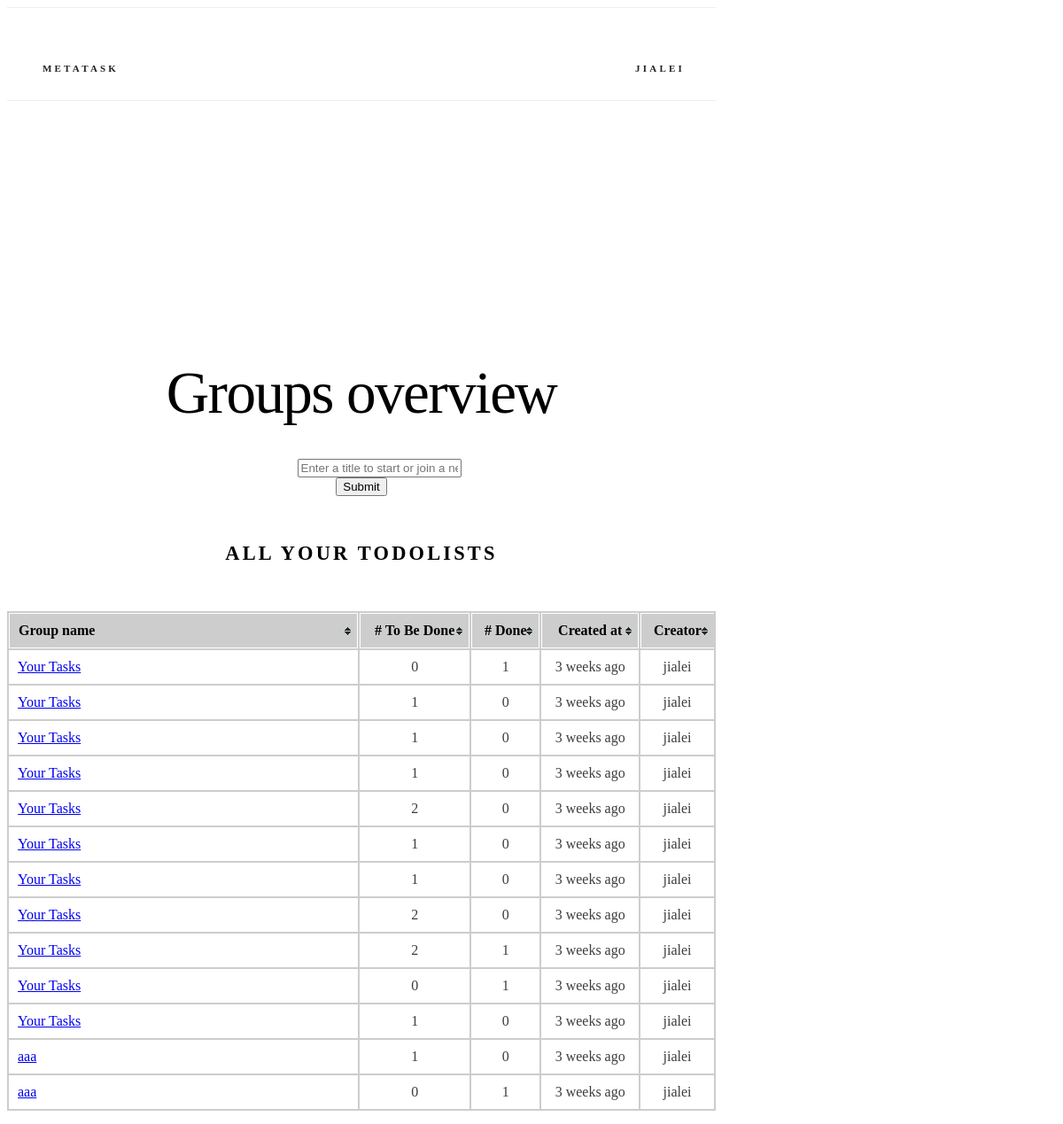
The app's page /todolists/ (signed in), older data.
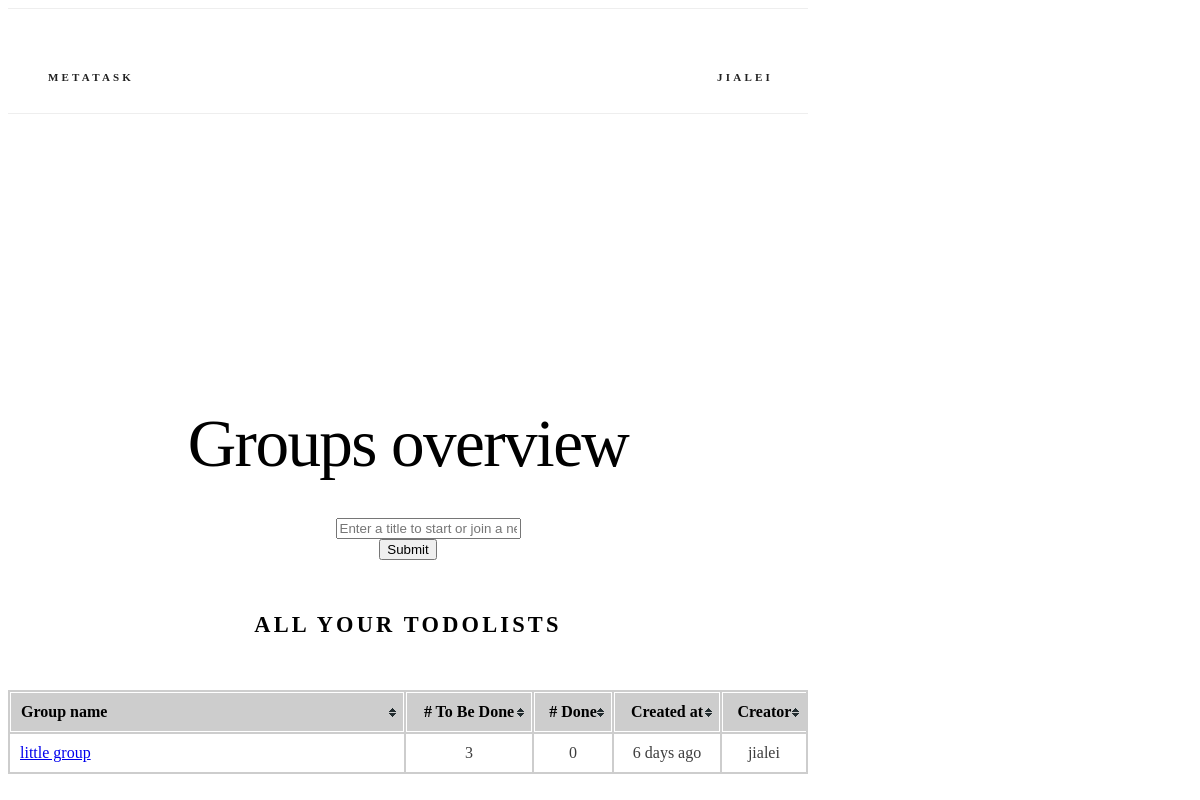
The same page, newer data.
### lists/models.py (models this page shows, shortened)
class TodoList(models.Model):
    title = models.CharField(max_length=128, default="Your Tasks")
    created_at = models.DateTimeField(auto_now=True)
    creator = models.ForeignKey(
        User, null=True, related_name="todolists", on_delete=models.CASCADE
    )
    class Meta:
        ordering = ("created_at",)
    def count_finished(self):
        return self.todos.filter(is_finished=True).count()
    def count_open(self):
        return self.todos.filter(is_finished=False).count()

### lists/views.py (the view)
# urls.py: path("todolists/", views.overview, name="overview"),
@login_required
def overview(request):
    if request.method == "POST":
        return redirect("lists:add_todolist")
    return render(request, "lists/overview.html", {"form": TodoListForm()})

### lists/forms.py
class TodoListForm(forms.Form):
    title = forms.CharField(
        **form_kwargs(
            widget=forms.TextInput(
                attrs=widget_attrs("Enter a title to start or join a new group")
            )
        )
    )

### lists/templatetags/lists_extras.py (called while the page is built)
@register.filter("humanize")
def humanize_time(dt, past_="ago", future_="from now", default="just now"):
    now = datetime.utcnow()
    dt = dt.replace(tzinfo=None)
    if now > dt:
        diff = now - dt
        dt_is_past = True
    else:
        diff = dt - now
        dt_is_past = False
    periods = (
        (diff.days // 365, "year", "years"),
        (diff.days // 30, "month", "months"),
        (diff.days // 7, "week", "weeks"),
        (diff.days, "day", "days"),
        (diff.seconds // 3600, "hour", "hours"),
        (diff.seconds // 60, "minute", "minutes"),
        (diff.seconds, "second", "seconds"),
    )
    for period, singular, plural in periods:
        if period:
            return "%d %s %s" % (
                period,
                singular if period == 1 else plural,
                past_ if dt_is_past else future_,
            )
    return default

@register.filter("in_seconds")
def in_seconds(dt):
    return int((dt.replace(tzinfo=None) - datetime(1970, 1, 1)).total_seconds())

### lists/templates/lists/overview.html (shortened to what this page needs)
{% extends "base.html" %}
{% load static %}
{% load lists_extras %}
{% block css %}
<link rel="stylesheet" href="{% static 'lists/css/table.css' %}"> {% endblock %}
{% block body %}
<section class="header">
  <h2 class="title">Groups overview</h2>
  <div class="row">
    <div class="six columns">
      <form action="{% url 'lists:add_todolist' %}" method=post>
        <dl>
          <dd>{{ form }}</dd>
          <dt><input type="submit" value="Submit">
        </dl>
      </form>
    </div>
  </div>
  <div class="row">
    <div class="u-full-width">
      <h6 class="docs-header todolist-overview">All your todolists</h6>
      <table id="todolist-overview-table" class="tablesorter">
        <thead>
          <tr>
            <th class='todolist-title'>Group name</th>
            <th># To Be Done</th>
            <th># Done</th>
            <th class="datetime">Created at</th>
            <th>Creator</th>
          </tr>
        </thead>
        <tbody>
          {% for todolist in user.todolists.all %}
          <tr>
            <td class='todolist-title'><a href="{% url 'lists:todolist' todolist_id=todolist.id %}">{{ todolist.title }}</a></td>
            <td>{{ todolist.count_open }}</td>
            <td>{{ todolist.count_finished }}</td>
            <td data-time-in-seconds="{{ todolist.created_at|in_seconds }}">{{ todolist.created_at|humanize }}</td>
            <td>{{ todolist.creator }}</td>
          </tr>
          {% endfor %}
        </tbody>
      </table>
    </div>
  </div>
</section>
{% endblock %}

### todolist/templates/base.html (shortened to what this page needs)
<!DOCTYPE html>
<html lang="en">
<head>
  {% load static %}
  <link rel="stylesheet" type='text/css'
    href="https://cdnjs.cloudflare.com/ajax/libs/normalize/3.0.2/normalize.min.css">
  <link rel="stylesheet" type='text/css' href="https://cdnjs.cloudflare.com/ajax/libs/skeleton/2.0.4/skeleton.min.css">
  <link rel="stylesheet" type='text/css' href="{% static 'css/custom.css' %}">
  {% block css %}{% endblock %}
</head>
<body>
  <div class="container">
    <nav class="navbar">
      <div class="container">
        <ul class="navbar-list">
          <li class="navbar-item"><a class="navbar-link" href="{% url 'lists:index' %}">Metatask</a></li>
          {% if not user.is_authenticated %}
          <li class="navbar-item">
            <a class="navbar-link" href="{% url 'auth:login' %}">Login</a>
          </li>
          {% else %}
          <li class="navbar-item">
            <a class="navbar-link" href="#" data-popover="#moreNavPopover">{{ user.username }}</a>
          </li>
          {% endif %}
        </ul>
      </div>
    </nav>
    {% block body %}{% endblock %}
  </div>
</body>
</html>

### todolist/static/css/custom.css (style rules this page uses)
.title { margin-top: 0; margin-bottom: 2rem; font-weight: 300; font-size: 3.6rem; line-height: 1.25; letter-spacing: -.1rem; word-wrap: break-word; }
th.todolist-title, tr td.todolist-title { width: 50%; word-break: break-word; }
.container { max-width: 800px; }
.header { margin-top: 6rem; text-align: center; }
.docs-header { text-transform: uppercase; font-size: 1.4rem; letter-spacing: .2rem; font-weight: 600; }
.navbar { display: none; }
@media (min-width: 550px) { .title { font-size: 4.2rem; } }
@media (min-width: 550px) { .header { margin-top: 18rem; } }
@media (min-width: 750px) { .navbar, .navbar-spacer { display: block; width: 100%; height: 6.5rem; background: #fff; z-index: 99; border-top: 1px solid #eee; border-bottom: 1px solid #eee; } }
@media (min-width: 750px) { .navbar > .container { width: 100%; } }
@media (min-width: 750px) { .navbar-list { list-style: none; margin-bottom: 0; } }
@media (min-width: 750px) { .navbar-item { position: relative; float: left; margin-bottom: 0; } }
@media (min-width: 750px) { .navbar-item:last-child { float: right; } }
@media (min-width: 750px) { .navbar-link { text-transform: uppercase; font-size: 11px; font-weight: 600; letter-spacing: .2rem; margin-right: 35px; text-decoration: none; line-height: 6.5rem; color: #222; } }

### lists/static/lists/css/table.css (style rules this page uses)
table.tablesorter { background-color: #CDCDCD; margin: 10px 0pt 15px; width: 100%; text-align: left; }
table.tablesorter thead tr th, table.tablesorter tbody tr td, table.tablesorter tfoot tr th { padding: 10px; text-align: center; }
table.tablesorter th:first-child, table.tablesorter tbody tr td:first-child { text-align: left; }
table.tablesorter thead tr th, table.tablesorter tfoot tr th { border: 1px solid #FFF; }
table.tablesorter th:last-child { border-right: 0px solid #FFF; }
table.tablesorter thead tr .header { background-image: url(../images/bg.gif); background-repeat: no-repeat; background-position: center right; cursor: pointer; }
table.tablesorter tbody td { color: #3D3D3D; padding: 4px; background-color: #FFF; vertical-align: top; }

Row changes from the older to the newer data that the page shows:
removed TodoList: title "Your Tasks", count_open "0", count_finished "1", created_at "3 weeks ago", creator "jialei"
no longer on this page (row edited): TodoList: title "Your Tasks", count_open "1", count_finished "0", created_at "3 weeks ago", creator "jialei"
removed TodoList: title "Your Tasks", count_open "1", count_finished "0", created_at "3 weeks ago", creator "jialei"
removed TodoList: title "Your Tasks", count_open "1", count_finished "0", created_at "3 weeks ago", creator "jialei"
removed TodoList: title "Your Tasks", count_open "2", count_finished "0", created_at "3 weeks ago", creator "jialei"
removed TodoList: title "Your Tasks", count_open "1", count_finished "0", created_at "3 weeks ago", creator "jialei"
removed TodoList: title "Your Tasks", count_open "1", count_finished "0", created_at "3 weeks ago", creator "jialei"
removed TodoList: title "Your Tasks", count_open "2", count_finished "0", created_at "3 weeks ago", creator "jialei"
removed TodoList: title "Your Tasks", count_open "2", count_finished "1", created_at "3 weeks ago", creator "jialei"
removed TodoList: title "Your Tasks", count_open "0", count_finished "1", created_at "3 weeks ago", creator "jialei"
removed TodoList: title "Your Tasks", count_open "1", count_finished "0", created_at "3 weeks ago", creator "jialei"
removed TodoList: title "aaa", count_open "1", count_finished "0", created_at "3 weeks ago", creator "jialei"
removed TodoList: title "aaa", count_open "0", count_finished "1", created_at "3 weeks ago", creator "jialei"
added TodoList: title "little group", count_open "3", count_finished "0", created_at "6 days ago", creator "jialei"
